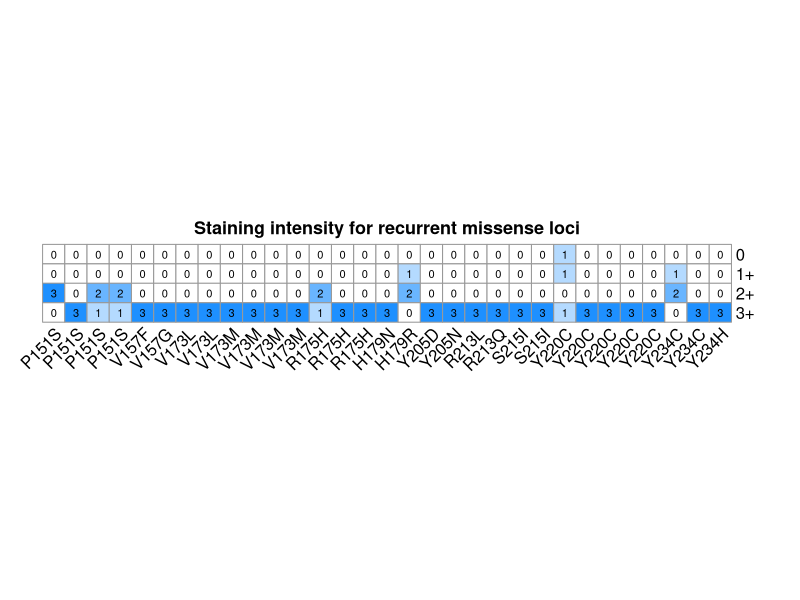
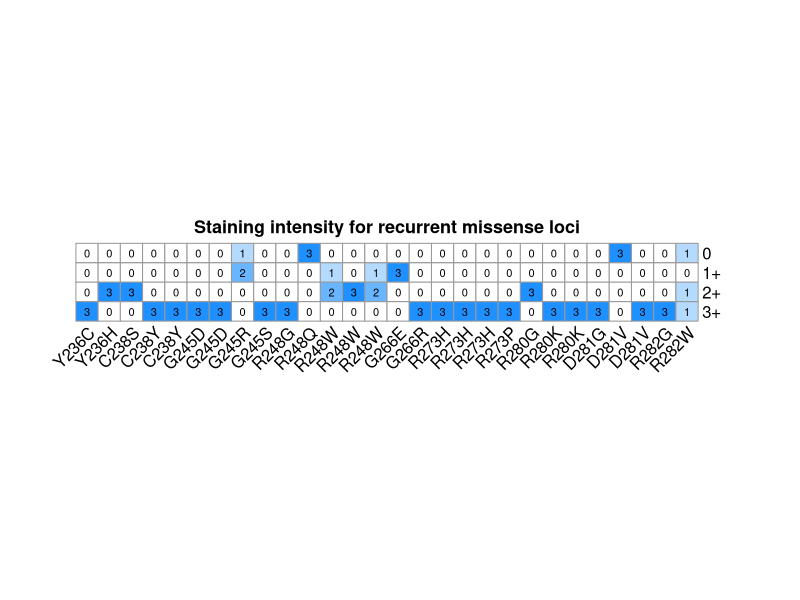
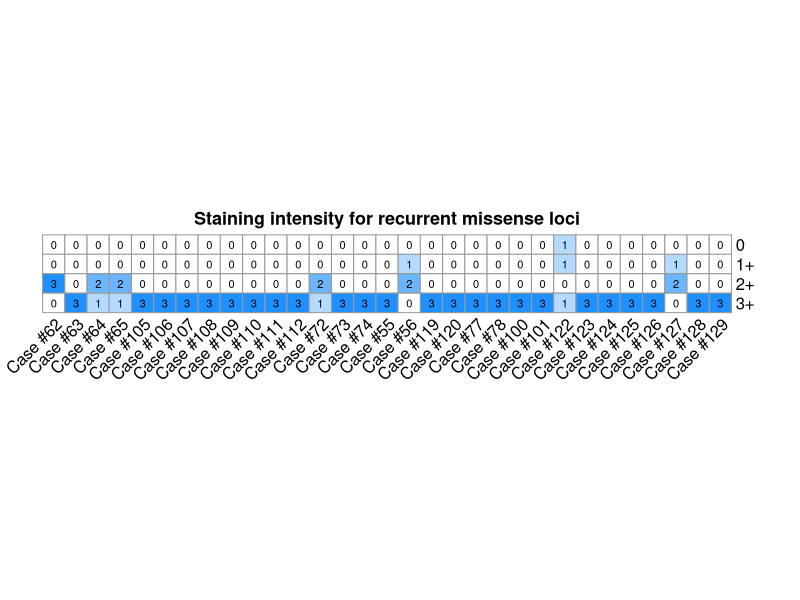
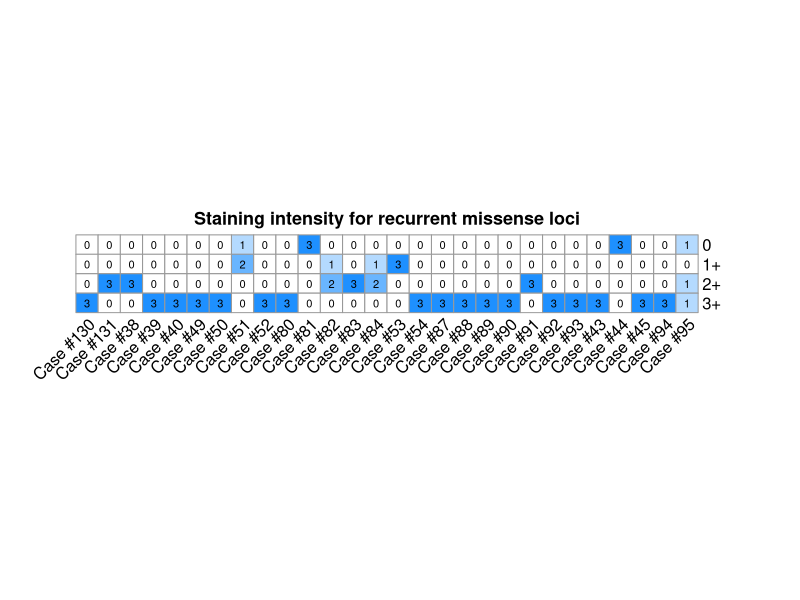
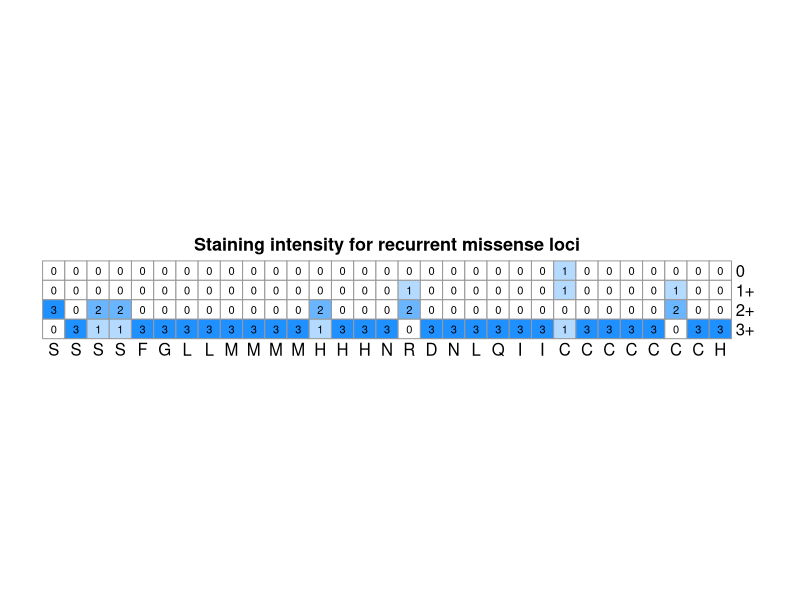
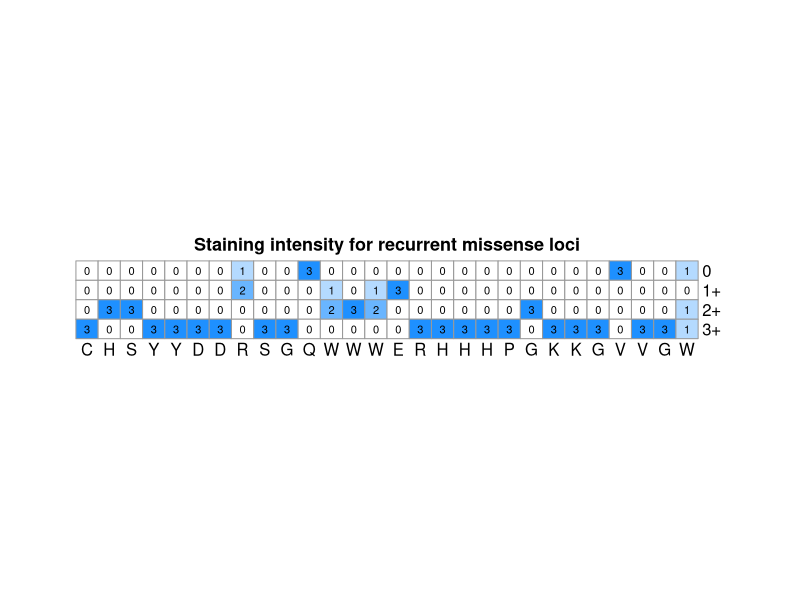
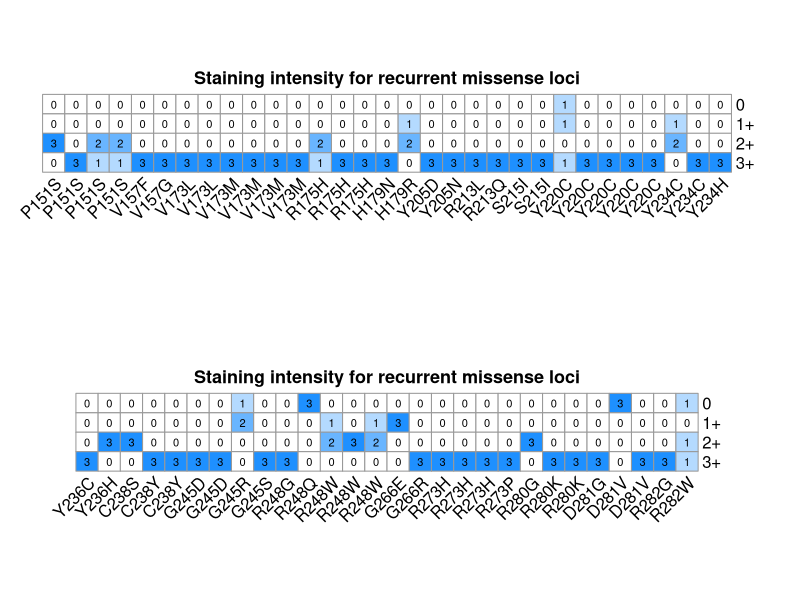
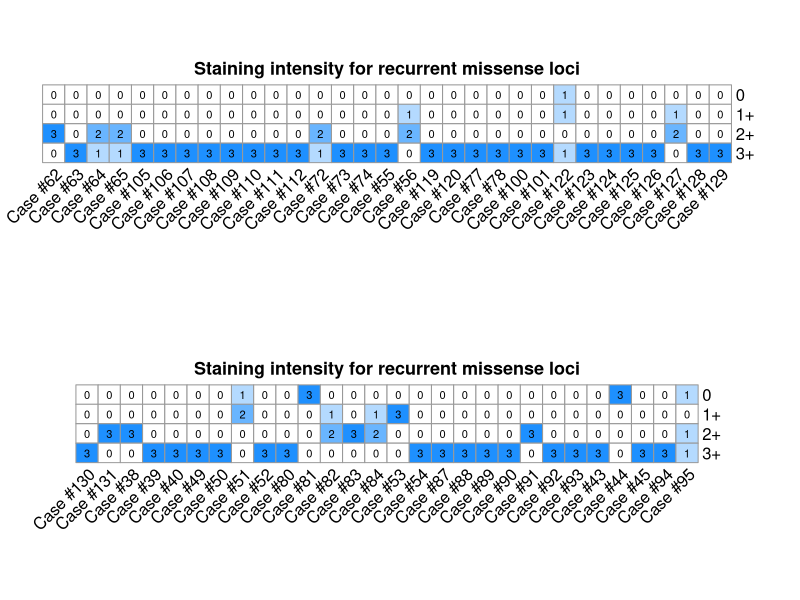

Recreate these plots in R, in order.
library(data.table)
library(magrittr)
library(ggplot2)
library(pheatmap)

## now by specific protein level

dt <- data.table::fread("../Data/p53_scores.tsv") %>% .[effect == "Missense"]

dt <- dt[!protein_change %like% "delins"]

dt[, locus := protein_change %>% stringr::str_extract("(?<=p\\.)[A-Z]+[0-9]+")]

wl <- dt[, .N, by = "locus"] %>% .[N > 3, locus %>% unique]

dt <- dt[locus %chin% wl]

m <- dt[, .N, by = c("protein_change", "p53_intensity", "ID")]

m %<>% dcast(p53_intensity ~ protein_change + ID, value.var = "N")

rn <- c("0", "1+", "2+", "3+")

m <- m[, .SD, .SDcols = 2:ncol(m)] %>% as.matrix()

rownames(m) <- rn

m[is.na(m)] <- 0

reorder <- order(colnames(m) %>% stringr::str_extract("[0-9]+[A-z]+"))

m <- m[, reorder]

v2 <- colnames(m)

v <- v2 %>% stringr::str_replace("^p\\.","") %>% stringr::str_replace("_[0-9]+$", "")

anno <- as.data.frame(v)

rownames(anno) <- colnames(m)

colnames(anno) <- "Variant"

colnames(m) %<>% stringr::str_replace("^p\\.", "") %>%
  stringr::str_replace("_.*$", "")

breaks <- seq(from = 1, to = ncol(m), by = 31)

breaks %<>% c(ncol(m) + 1)

pl <- lapply(breaks[1:(length(breaks) - 1)] %>% seq_along, function(n){
  
  m2 <- m[, breaks[n]:(breaks[n + 1] - 1)]
  
  hm <- pheatmap::pheatmap(m2,
                           color = colorRampPalette(c("white", "dodgerblue"))(4),
                           cellwidth = 16, cellheight = 14,
                           cluster_cols = FALSE, cluster_rows = FALSE,
                           display_numbers = TRUE,
                           number_color = "black", number_face = "bold",
                           number_format = "%.0f",
                           main = "Staining intensity for recurrent missense loci",
                           legend = FALSE,
                           angle_col = 45,
                           fontsize_number = 8,
                           fontsize_col = 12,
                           fontsize_row = 12
  )
  
  return(hm$gtable)
  
})

plot <- cowplot::plot_grid(plotlist = pl, ncol = 1)

ggsave(plot = plot, filename = "../Figure 3/scores_heatmap_labeled.pdf", width = 7.5, height = 4)

pl <- lapply(breaks[1:(length(breaks) - 1)] %>% seq_along, function(n){
  
  m2 <- m[, breaks[n]:(breaks[n + 1] - 1)]
  
  colnames(m2) <- v2[breaks[n]:(breaks[n + 1] - 1)] %>%
    stringr::str_replace("^.*_", "Case #")
  
  hm <- pheatmap::pheatmap(m2,
                           color = colorRampPalette(c("white", "dodgerblue"))(4),
                           cellwidth = 16, cellheight = 14,
                           cluster_cols = FALSE, cluster_rows = FALSE,
                           display_numbers = TRUE,
                           number_color = "black", number_face = "bold",
                           number_format = "%.0f",
                           main = "Staining intensity for recurrent missense loci",
                           legend = FALSE,
                           angle_col = 45,
                           fontsize_number = 8,
                           fontsize_col = 12,
                           fontsize_row = 12
  )
  
  return(hm$gtable)
  
})

plot <- cowplot::plot_grid(plotlist = pl, ncol = 1)

ggsave(plot = plot, filename = "Figure_3B_caseID.pdf", width = 7.5, height = 5)


pl <- lapply(breaks[1:(length(breaks) - 1)] %>% seq_along, function(n){
  
  m2 <- m[, breaks[n]:(breaks[n + 1] - 1)]
  
  colnames(m2) %<>% stringr::str_replace("^[A-Z][0-9]+", "")
  
  hm <- pheatmap::pheatmap(m2,
                           color = colorRampPalette(c("white", "dodgerblue"))(4),
                           cellwidth = 16, cellheight = 14,
                           cluster_cols = FALSE, cluster_rows = FALSE,
                           display_numbers = TRUE,
                           number_color = "black", number_face = "bold",
                           number_format = "%.0f",
                           main = "Staining intensity for recurrent missense loci",
                           legend = FALSE,
                           angle_col = 0,
                           fontsize_number = 8,
                           fontsize_col = 12,
                           fontsize_row = 12
  )
  
  return(hm$gtable)
  
})

plot <- cowplot::plot_grid(plotlist = pl, ncol = 1)

ggsave(plot = plot, filename = "Figure_3B.pdf", width = 7.5, height = 3)

